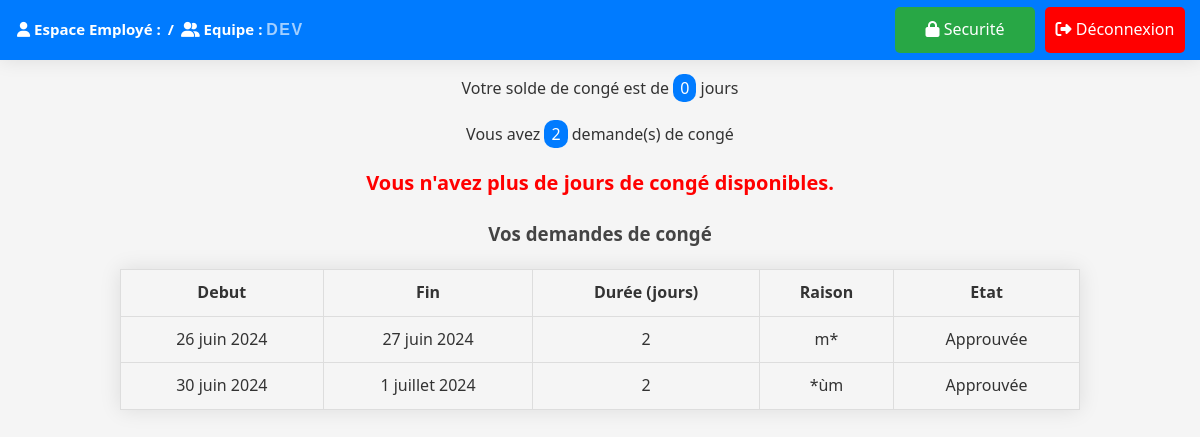
/dashboard/ (signed in), run on the app's committed database.
### users/models.py (models this page shows, shortened)
class Employe(models.Model):
    user = models.OneToOneField(User, on_delete=models.CASCADE)
    solde_conge = models.IntegerField(default=0)
    superviseur = models.ForeignKey(Superviseur, on_delete=models.CASCADE)
    equipe = models.ForeignKey(Equipe, on_delete=models.CASCADE, null=True)

class Equipe(models.Model):
    nom = models.CharField(max_length=100, null=True)
    seuil_conges = models.IntegerField(default=5)

class DemandeConge(models.Model):
    employe = models.ForeignKey(Employe, related_name='demandes_conge', on_delete=models.CASCADE)
    date_debut = models.DateField()
    date_fin = models.DateField()
    type_conge = models.ForeignKey(TypeConge, on_delete=models.CASCADE)
    raison = models.TextField()
    ETAT_CHOICES = [
        ('EN_ATTENTE', 'En attente'),
        ('APPROUVEE', 'Approuvée'),
        ('REFUSEE', 'Refusée'),
    ]
    etat = models.CharField(max_length=10, choices=ETAT_CHOICES, default='EN_ATTENTE')
    def duree(self):
        return (self.date_fin - self.date_debut).days + 1

### users/views.py (the view)
# urls.py: path('dashboard/', views.dashboard_view, name='dashboard'),
@login_required
def dashboard_view(request):
        if Superviseur.objects.filter(user=request.user).exists():
            return superviseur_index(request)
        elif Employe.objects.filter(user=request.user).exists():
            return employe_index(request)
        elif RessourcesHumaines.objects.filter(user=request.user).exists():
            return ressourceshumaines_index(request)
        else:
            return redirect('admin:index')

### users/views.py (called while the page is built)
def employe_index(request):
    employe = Employe.objects.get(user=request.user)
    demandes_conge = DemandeConge.objects.filter(employe=employe)
    context = {
        'employe': employe,
        'demandes_conge': demandes_conge,
    }
    return render(request, 'employes/index.html', context)

### users/templates/employes/index.html (shortened to what this page needs)
{% extends "base.html" %}
{% block topbar-left-container %}
<div class="tb-title"><i class="fa-solid fa-user"></i> Espace Employé : </div>
<div class="tb-title">/</div>
<div class="tb-title"><i class="fa-solid fa-user-group"></i> Equipe : <span class="tp-content">{{ employe.equipe.nom }}</span></div>
{% endblock %}
{% block topbar-right-container %}
<a class="security-button" href="{% url 'security' %}"><i class="fa-solid fa-lock"></i> Securité</a>
<a class="logout-button" href="{% url 'logout' %}"><i class="fa-solid fa-right-from-bracket"></i> Déconnexion</a>
{% endblock %}
{% block content %}
    <p> Votre solde de congé est de <span class="nbr">{{employe.solde_conge}}</span> jours</p>
    <p>Vous avez <span class="nbr">{{demandes_conge.count}}</span> demande(s) de congé</p>
    <div class="actions">
        {% if employe.solde_conge > 0 %}
        <a href="{% url 'create' %}"><i class="fa-solid fa-plus"></i> Créer une demande de congé</a>
        {% else %}
        <p class="plus_conge">Vous n'avez plus de jours de congé disponibles.</p>
        {% endif %}
    </div>
    <h3>Vos demandes de congé</h3>
    <table>
        <thead>
            <tr>
                <th>Debut</th>
                <th>Fin</th>
                <th>Durée (jours)</th>
                <th>Raison</th>
                <th>Etat</th>
            </tr>
        </thead>
        <tbody>
            {% for demande in demandes_conge %}
            <tr>
                <td>{{ demande.date_debut }}</td>
                <td>{{ demande.date_fin }}</td>
                <td>{{ demande.duree }}</td>
                <td>{{ demande.raison }}</td>
                <td>{{ demande.get_etat_display }}</td>
            </tr>
            {% empty %}
            <tr>
                <td colspan="5">Vous n'avez pas de demande de congé.</td>
            </tr>
            {% endfor %}
        </tbody>
    </table>
{% endblock %}

### users/static/css/style.css (style rules this page uses)
body { font-family: system-ui, -apple-system, BlinkMacSystemFont, 'Segoe UI', Roboto, Oxygen, Ubuntu, Cantarell, 'Open Sans', 'Helvetica Neue', sans-serif; margin: 0; padding: 0; background-color: #f5f5f5; color: #333; margin: 0; padding: 0; line-height: 1.6; }
h2, h3 { text-align: center; color: #444; margin-top: 20px; }
a { display: block; width: auto; width: 240px; margin: 10px auto; padding: 10px 20px; text-align: center; background-color: #007bff; color: #fff; text-decoration: none; border-radius: 5px; transition: background-color 0.3s ease; }
table { width: 80%; margin: 20px auto; border-collapse: collapse; box-shadow: 0 0 20px rgba(0, 0, 0, 0.1); }
table, th, td { border: 1px solid #ddd; }
th, td { padding: 10px; text-align: center; }
p { width: 100%; }
.plus_conge { color: red; font-size: 20px; font-weight: bold; text-align: center; }
.nbr { background-color: #007bff; color: #fff; padding: 3px 7px; border-radius: 10px; transition: background-color 0.3s ease; }
p { text-align: center; color: #333; margin-bottom: 20px; }
.tb-title { font-size: 15px; font-weight: bold; margin-left: 7px; }
.tp-content { cursor: pointer; color: rgba(255, 255, 255, 0.637); font-family: "Raleway", Sans-serif; text-transform: uppercase; font-weight: 700; letter-spacing: 1.5px; --base-font-size: 13px; font-size: 16px; font-weight: bold; }
.security-button, .return-button, .settings-button { display: block; padding: 10px; text-align: center; background-color: #28a745; color: #fff; text-decoration: none; border-radius: 5px; transition: background-color 0.3s ease; width: 120px; margin: 10px 5px; }
.logout-button { display: block; width: 120px; margin: 10px 5px; padding: 10px; text-align: center; background-color: #ff0000; color: #fff; text-decoration: none; border-radius: 5px; transition: background-color 0.3s ease; }

### data on the page
Employe: equipe.nom "DEV", solde_conge "0"
DemandeConge: date_debut "26 juin 2024", date_fin "27 juin 2024", duree "2", raison "m*", etat "Approuvée"
DemandeConge: date_debut "30 juin 2024", date_fin "1 juillet 2024", duree "2", raison "*ùm", etat "Approuvée"

### other printed values
{{ demandes_conge.count }} "2"
